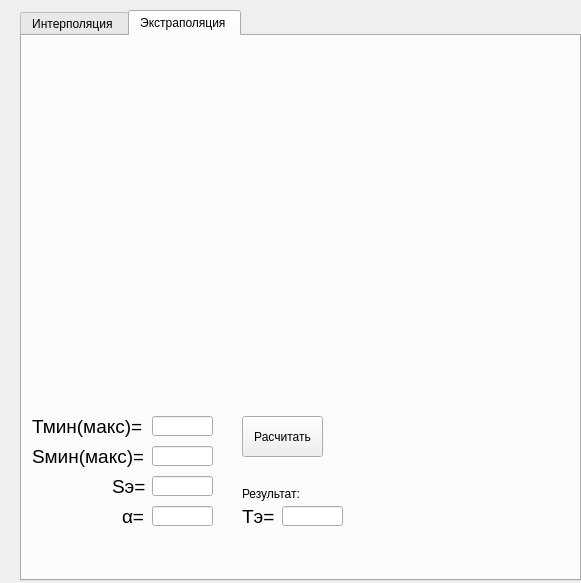
<?xml version="1.0" encoding="UTF-8"?>
<ui version="4.0">
 <class>Dialog</class>
 <widget class="QDialog" name="Dialog">
  <property name="geometry">
   <rect>
    <x>0</x>
    <y>0</y>
    <width>581</width>
    <height>583</height>
   </rect>
  </property>
  <property name="windowTitle">
   <string>Вычисления</string>
  </property>
  <widget class="QTabWidget" name="tabWidget">
   <property name="geometry">
    <rect>
     <x>20</x>
     <y>10</y>
     <width>561</width>
     <height>571</height>
    </rect>
   </property>
   <property name="currentIndex">
    <number>1</number>
   </property>
   <widget class="QWidget" name="tab">
    <attribute name="title">
     <string>Интерполяция </string>
    </attribute>
    <widget class="QLabel" name="image_1">
     <property name="geometry">
      <rect>
       <x>30</x>
       <y>0</y>
       <width>501</width>
       <height>211</height>
      </rect>
     </property>
     <property name="text">
      <string/>
     </property>
     <property name="pixmap">
      <pixmap>../../GitHub/Building_Calculater_QtPy/interpolation.PNG</pixmap>
     </property>
    </widget>
    <widget class="QLabel" name="label_2">
     <property name="geometry">
      <rect>
       <x>10</x>
       <y>250</y>
       <width>41</width>
       <height>21</height>
      </rect>
     </property>
     <property name="font">
      <font>
       <pointsize>14</pointsize>
      </font>
     </property>
     <property name="text">
      <string>T1=</string>
     </property>
    </widget>
    <widget class="QLabel" name="label_3">
     <property name="geometry">
      <rect>
       <x>10</x>
       <y>280</y>
       <width>41</width>
       <height>21</height>
      </rect>
     </property>
     <property name="font">
      <font>
       <pointsize>14</pointsize>
      </font>
     </property>
     <property name="text">
      <string>T2=</string>
     </property>
    </widget>
    <widget class="QLabel" name="label_4">
     <property name="geometry">
      <rect>
       <x>10</x>
       <y>310</y>
       <width>41</width>
       <height>21</height>
      </rect>
     </property>
     <property name="font">
      <font>
       <pointsize>14</pointsize>
      </font>
     </property>
     <property name="text">
      <string>S1=</string>
     </property>
    </widget>
    <widget class="QLabel" name="label_5">
     <property name="geometry">
      <rect>
       <x>10</x>
       <y>340</y>
       <width>41</width>
       <height>21</height>
      </rect>
     </property>
     <property name="font">
      <font>
       <pointsize>14</pointsize>
      </font>
     </property>
     <property name="text">
      <string>S2=</string>
     </property>
    </widget>
    <widget class="QLabel" name="label_6">
     <property name="geometry">
      <rect>
       <x>10</x>
       <y>370</y>
       <width>31</width>
       <height>21</height>
      </rect>
     </property>
     <property name="font">
      <font>
       <pointsize>14</pointsize>
      </font>
     </property>
     <property name="text">
      <string>S=</string>
     </property>
    </widget>
    <widget class="QLineEdit" name="lineEdit">
     <property name="geometry">
      <rect>
       <x>50</x>
       <y>250</y>
       <width>61</width>
       <height>20</height>
      </rect>
     </property>
    </widget>
    <widget class="QLineEdit" name="lineEdit_2">
     <property name="geometry">
      <rect>
       <x>50</x>
       <y>280</y>
       <width>61</width>
       <height>20</height>
      </rect>
     </property>
    </widget>
    <widget class="QLineEdit" name="lineEdit_3">
     <property name="geometry">
      <rect>
       <x>50</x>
       <y>310</y>
       <width>61</width>
       <height>20</height>
      </rect>
     </property>
    </widget>
    <widget class="QLineEdit" name="lineEdit_4">
     <property name="geometry">
      <rect>
       <x>50</x>
       <y>340</y>
       <width>61</width>
       <height>20</height>
      </rect>
     </property>
    </widget>
    <widget class="QLineEdit" name="lineEdit_5">
     <property name="geometry">
      <rect>
       <x>50</x>
       <y>370</y>
       <width>61</width>
       <height>20</height>
      </rect>
     </property>
    </widget>
    <widget class="QLabel" name="label_7">
     <property name="geometry">
      <rect>
       <x>140</x>
       <y>370</y>
       <width>41</width>
       <height>21</height>
      </rect>
     </property>
     <property name="font">
      <font>
       <pointsize>14</pointsize>
      </font>
     </property>
     <property name="text">
      <string>T=</string>
     </property>
    </widget>
    <widget class="QLineEdit" name="lineEdit_6">
     <property name="geometry">
      <rect>
       <x>180</x>
       <y>370</y>
       <width>61</width>
       <height>20</height>
      </rect>
     </property>
    </widget>
    <widget class="QPushButton" name="countInterpol">
     <property name="geometry">
      <rect>
       <x>140</x>
       <y>250</y>
       <width>101</width>
       <height>41</height>
      </rect>
     </property>
     <property name="text">
      <string>Расчитать</string>
     </property>
    </widget>
    <widget class="QLabel" name="label_12">
     <property name="geometry">
      <rect>
       <x>140</x>
       <y>350</y>
       <width>81</width>
       <height>16</height>
      </rect>
     </property>
     <property name="text">
      <string>Результат:</string>
     </property>
    </widget>
   </widget>
   <widget class="QWidget" name="tab_2">
    <attribute name="title">
     <string>Экстраполяция </string>
    </attribute>
    <widget class="QLineEdit" name="lineEdit_7">
     <property name="geometry">
      <rect>
       <x>130</x>
       <y>380</y>
       <width>61</width>
       <height>20</height>
      </rect>
     </property>
    </widget>
    <widget class="QLineEdit" name="lineEdit_8">
     <property name="geometry">
      <rect>
       <x>130</x>
       <y>410</y>
       <width>61</width>
       <height>20</height>
      </rect>
     </property>
    </widget>
    <widget class="QLabel" name="label_9">
     <property name="geometry">
      <rect>
       <x>10</x>
       <y>410</y>
       <width>111</width>
       <height>21</height>
      </rect>
     </property>
     <property name="font">
      <font>
       <pointsize>14</pointsize>
      </font>
     </property>
     <property name="text">
      <string>Sмин(макс)=</string>
     </property>
    </widget>
    <widget class="QLabel" name="label_10">
     <property name="geometry">
      <rect>
       <x>100</x>
       <y>470</y>
       <width>21</width>
       <height>21</height>
      </rect>
     </property>
     <property name="font">
      <font>
       <pointsize>14</pointsize>
      </font>
     </property>
     <property name="text">
      <string>α=</string>
     </property>
    </widget>
    <widget class="QLabel" name="label_11">
     <property name="geometry">
      <rect>
       <x>220</x>
       <y>470</y>
       <width>41</width>
       <height>21</height>
      </rect>
     </property>
     <property name="font">
      <font>
       <pointsize>14</pointsize>
      </font>
     </property>
     <property name="text">
      <string>Tэ=</string>
     </property>
    </widget>
    <widget class="QLabel" name="label_13">
     <property name="geometry">
      <rect>
       <x>90</x>
       <y>440</y>
       <width>41</width>
       <height>21</height>
      </rect>
     </property>
     <property name="font">
      <font>
       <pointsize>14</pointsize>
      </font>
     </property>
     <property name="text">
      <string>Sэ=</string>
     </property>
    </widget>
    <widget class="QLineEdit" name="lineEdit_10">
     <property name="geometry">
      <rect>
       <x>130</x>
       <y>440</y>
       <width>61</width>
       <height>20</height>
      </rect>
     </property>
    </widget>
    <widget class="QLineEdit" name="lineEdit_11">
     <property name="geometry">
      <rect>
       <x>130</x>
       <y>470</y>
       <width>61</width>
       <height>20</height>
      </rect>
     </property>
    </widget>
    <widget class="QLineEdit" name="lineEdit_12">
     <property name="geometry">
      <rect>
       <x>260</x>
       <y>470</y>
       <width>61</width>
       <height>20</height>
      </rect>
     </property>
    </widget>
    <widget class="QLabel" name="label_8">
     <property name="geometry">
      <rect>
       <x>0</x>
       <y>0</y>
       <width>561</width>
       <height>281</height>
      </rect>
     </property>
     <property name="text">
      <string/>
     </property>
     <property name="pixmap">
      <pixmap>экстра 111.PNG</pixmap>
     </property>
    </widget>
    <widget class="QLabel" name="label_14">
     <property name="geometry">
      <rect>
       <x>10</x>
       <y>380</y>
       <width>111</width>
       <height>21</height>
      </rect>
     </property>
     <property name="font">
      <font>
       <pointsize>14</pointsize>
      </font>
     </property>
     <property name="text">
      <string>Тмин(макс)=</string>
     </property>
    </widget>
    <widget class="QLabel" name="image_2">
     <property name="geometry">
      <rect>
       <x>0</x>
       <y>0</y>
       <width>561</width>
       <height>361</height>
      </rect>
     </property>
     <property name="text">
      <string/>
     </property>
     <property name="pixmap">
      <pixmap>../../GitHub/Building_Calculater_QtPy/extrapolation.PNG</pixmap>
     </property>
    </widget>
    <widget class="QPushButton" name="countExtrapol">
     <property name="geometry">
      <rect>
       <x>220</x>
       <y>380</y>
       <width>81</width>
       <height>41</height>
      </rect>
     </property>
     <property name="text">
      <string>Расчитать</string>
     </property>
    </widget>
    <widget class="QLabel" name="label">
     <property name="geometry">
      <rect>
       <x>220</x>
       <y>450</y>
       <width>71</width>
       <height>16</height>
      </rect>
     </property>
     <property name="text">
      <string>Результат:</string>
     </property>
    </widget>
   </widget>
  </widget>
 </widget>
 <resources/>
 <connections/>
</ui>
